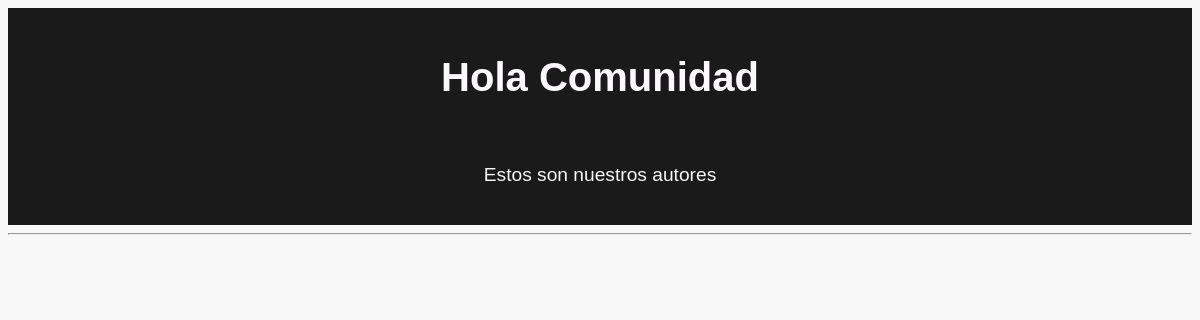
Before: / with the older database file.
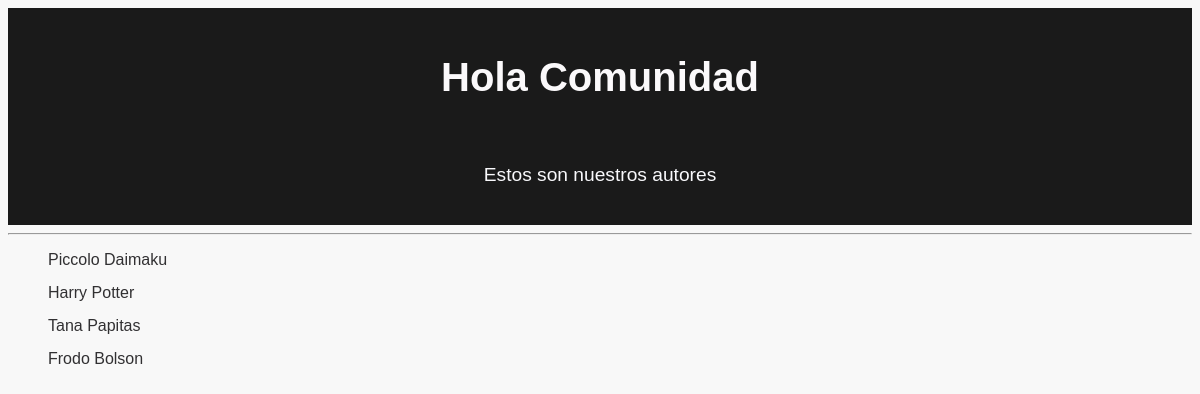
After: the same page with the newer database file.
### App1/models.py (models this page shows, shortened)
class AutorDb(models.Model):
    nombre = models.CharField(max_length=75, verbose_name="Nombre")
    fecha_nacimiento = models.DateField(verbose_name="Fecha Nacimiento", null=False, blank=False)
    fecha_fallecimiento = models.DateField(verbose_name="Fecha Fallecimiento", null=True, blank=True)
    profesion = models.CharField(verbose_name="Profesion", max_length=50, null=False, blank=False)
    nacionalidad = models.CharField(verbose_name="Nacionalidad", max_length=50 )
    imagen = models.ImageField(upload_to='imagenes/', verbose_name="Imagen Autor", null=True, blank=True)
    class Meta:
        db_table = "Autores"
        verbose_name = "Autor"
        verbose_name_plural = "Autores"

### App1/views.py (the view)
# urls.py: path('', IndexView),
def IndexView(request):
    autor_list = AutorDb.objects.all().order_by("id")
    return render(request, "index.html", {"autores": autor_list})

### App1/templates/index.html (shortened to what this page needs)
{% load static %}
 <!DOCTYPE html>
<html lang="en">
<head>
    <link rel="stylesheet" href="{% static 'estilos.css' %}">
</head>
<body>
    <div class="header">
        <h1>Hola Comunidad</h1>
        <br>
        <p>Estos son nuestros autores</p>
    </div>
    <hr>
    <ul>
    {% for autor in autores %}
    <li>
        <a href="autor/{{autor.id}}">{{autor.nombre}}</a>
    </li>
    {% endfor %}
    </ul>
</body>
</html>

### App1/static/estilos.css (style rules this page uses)
body { background-color: #f8f8f8; font-family: 'Arial', sans-serif; }
h1 { color: #fbf9fb; font-size: 2.5em; }
p { color: #f9f9fc; font-size: 1.2em; }
ul { list-style-type: none; }
li { margin-bottom: 15px; }
a { color: #313032; text-decoration: none; }
.header { background-color: #1a1a1a; color: #fff; text-align: center; padding: 20px 0; }

Changed rows visible on the page:
added AutorDb: nombre "Piccolo Daimaku"
added AutorDb: nombre "Harry Potter"
added AutorDb: nombre "Tana Papitas"
added AutorDb: nombre "Frodo Bolson"
